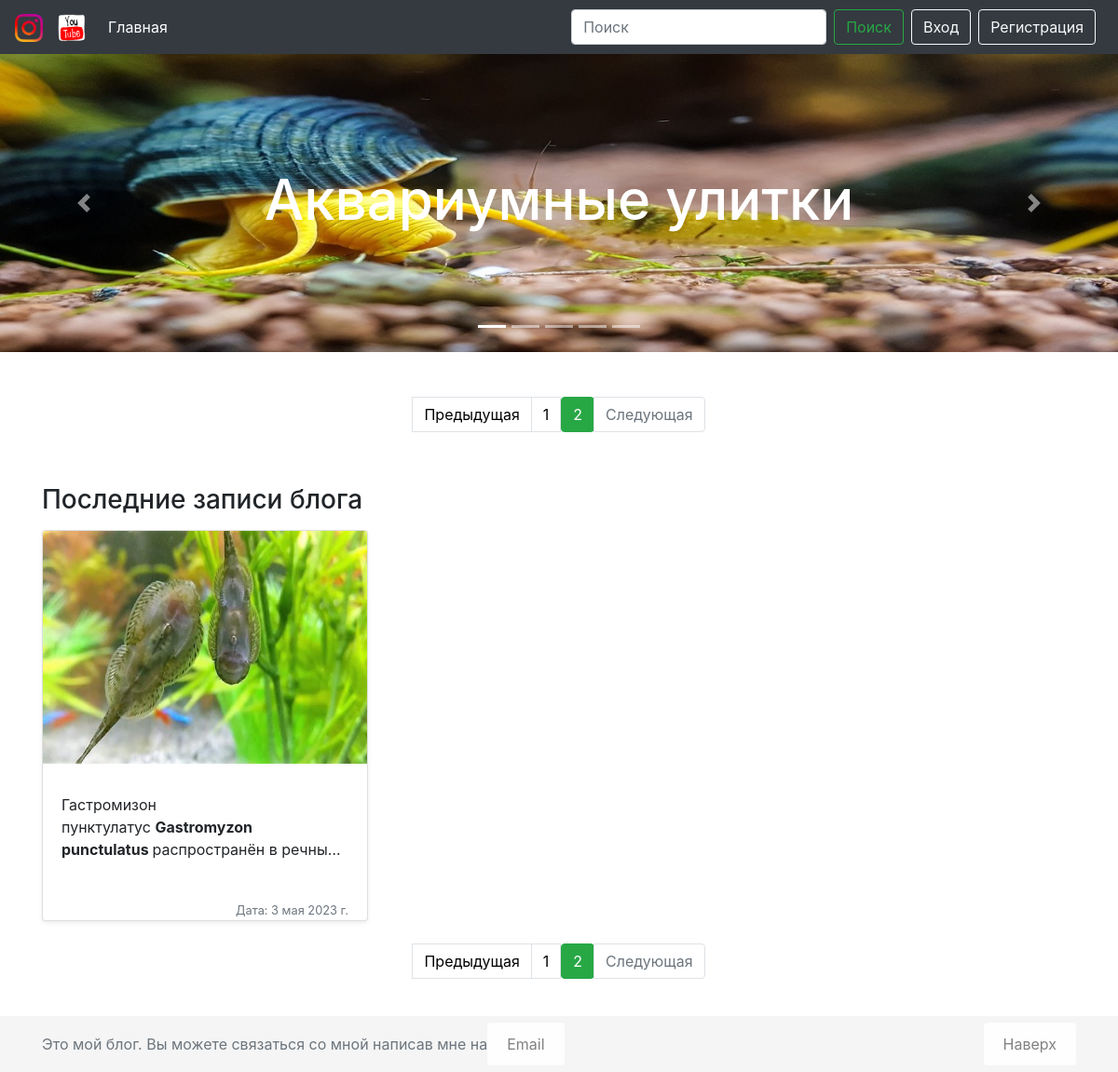
Before: /?page=2 with the older database file.
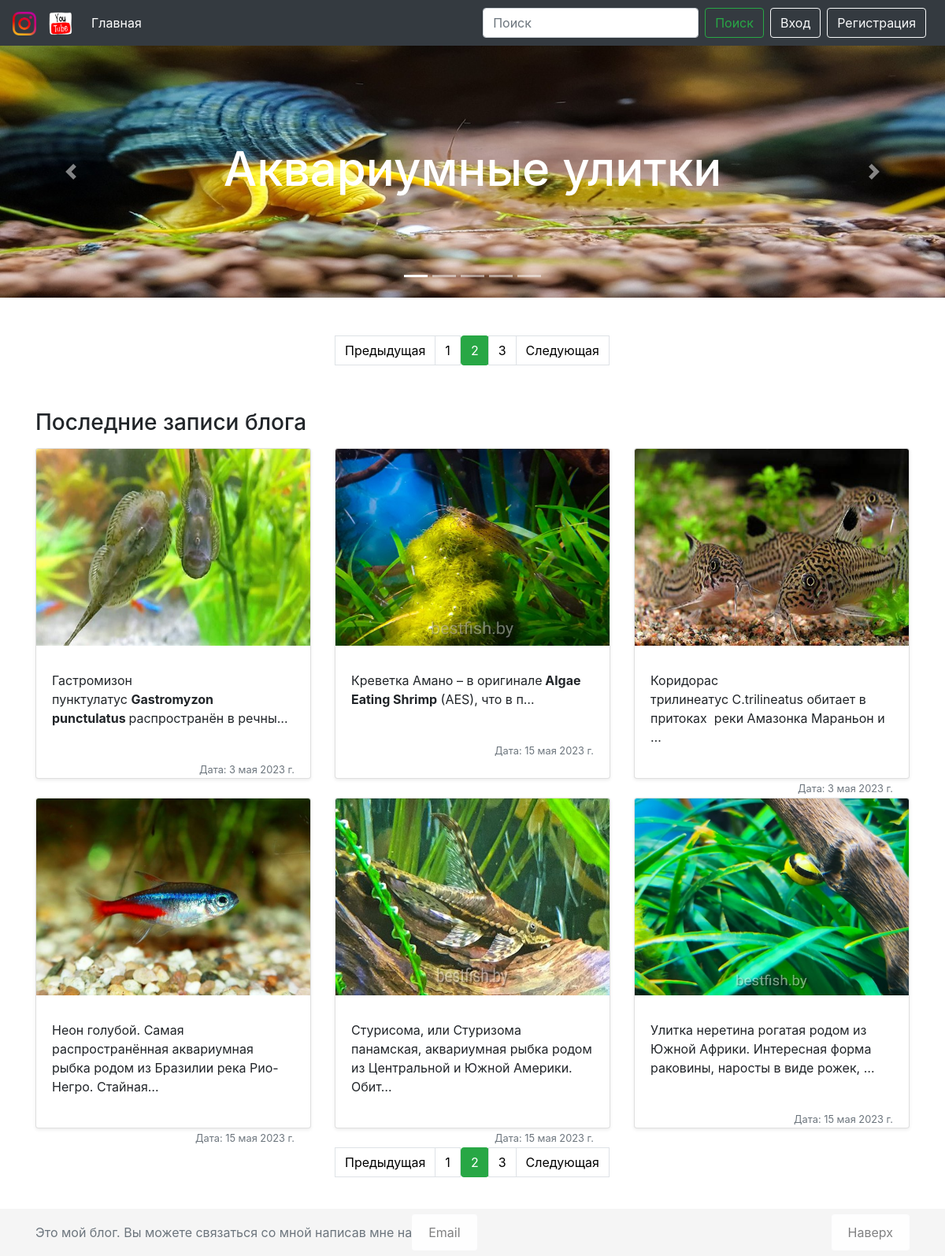
After: the same page with the newer database file.
### myblog/models.py (models this page shows, shortened)
class Post(models.Model):
    title = models.CharField(max_length=200, verbose_name="Заголовок:")
    url = models.SlugField(verbose_name='URL-адрес(авто):')
    description = RichTextUploadingField(verbose_name='Описание')
    content = RichTextUploadingField(verbose_name='Подробное описание:')
    options = RichTextUploadingField(verbose_name='Параметры содержания:')
    image = models.ImageField(verbose_name='Фото:')
    created_at = models.DateField(default=timezone.now, verbose_name='Дата создания:')
    author = models.ForeignKey(User, on_delete=models.CASCADE, default=User.objects.all, verbose_name='Автор:')
    keyword = models.CharField(max_length=200, default='123', verbose_name='Слова для поиска:')
    objects = models.Model
    class Meta:
        verbose_name = 'Пост главной страницы'
        verbose_name_plural = 'Посты на главной странице'

### myblog/views.py (the view)
# urls.py: path('', MainView.as_view(), name='index'),
class MainView(View):
    @staticmethod
    def get(request, *args, **kwargs):
        posts = Post.objects.all()
        paginator = Paginator(posts, 6)
        page_number = request.GET.get('page')
        page_obj = paginator.get_page(page_number)
        posts_forum = ForumPost.objects.all()
        paginator_forum = Paginator(posts_forum, 3)  # Для последних записей блога.
        page_number_forum = request.GET.get('page')
        page_obj_forum = paginator_forum.get_page(page_number_forum)
        context = {
            'page_obj': page_obj,
            'page_obj_forum': page_obj_forum,
        }
        return render(request, 'myblog/home.html', context=context)

### templates/myblog/home.html (shortened to what this page needs)
{% extends './base.html' %}
{% load static %}
{% block header %}
{% include './block/slider.html' %}
{% endblock %}
{% block pagination_1 %}
{% if page_obj_forum %}
<div>
    <br>
    <br>
    <nav aria-label="Paginate me">
        <ul class="pagination justify-content-center">
            {% if page_obj.has_previous %}
            <a class="page-link dark" href="?page={{ page_obj.previous_page_number }}" tabindex="-1">Предыдущая</a>
            {% else %}
            <li class="page-item disabled">
                <a class="page-link disabled" href="#" tabindex="-1">Предыдущая</a>
            </li>
            {% endif %}
            {% for i in page_obj.paginator.page_range %}
            {% if i == page_obj.number %}
            <li class="page-item active"><a class="btn btn-success" href="?page={{ i }}">{{ i }}</a></li>
            {% else %}
            <li class="page-item"><a class="page-link dark" href="?page={{ i }}">{{ i }}</a></li>
            {% endif %}
            {% endfor %}
            {% if page_obj.has_next %}
            <a class="page-link dark" href="?page={{ page_obj.next_page_number }}">Следующая</a>
            {% else %}
            <li class="page-item disabled">
                <a class="page-link dark" href="#">Следующая</a>
            </li>
            {% endif %}
        </ul>
    </nav>
    <br>
</div>
{% endif %}
{% endblock pagination_1 %}
{% block content %}
<div class="container">
    {% if page_obj %}
    <h3 class="my-3">Последние записи блога</h3>
    {% else %}
    <h3 class="my-3">В блоге пока нет записей.</h3>
    {% endif %}
    <div class="row">
        {% for post in page_obj %}
        <div class="col-md-4">
            <div class="card mb-4 shadow-sm for_content">
                <a href="{% url 'post_detail' slug=post.url %}"><img src="media/{{ post.image }}" alt=""
                                                                     class="card-img-top foto"></a>
                <div class="card-body">
                    {{ post.description|safe|truncatechars:100 }}
                    <br>
                    <br>
                    <div class="d-flex justify-content-between align-items-center">
                        <div>
                            <small class="text-muted">Дата: {{ post.created_at }}</small>
                        </div>
                    </div>
                </div>
            </div>
        </div>
        {% endfor %}
    </div>
</div>
{% endblock content %}
{% block pagination_2 %}
{% if page_obj_forum %}
<nav aria-label="Paginate me">
    <ul class="pagination justify-content-center">
        {% if page_obj.has_previous %}
        <a class="page-link dark" href="?page={{ page_obj.previous_page_number }}" tabindex="-1">Предыдущая</a>
        {% else %}
        <li class="page-item disabled">
            <a class="page-link disabled" href="#" tabindex="-1">Предыдущая</a>
        </li>
        {% endif %}
        {% for i in page_obj.paginator.page_range %}
        {% if i == page_obj.number %}
        <li class="page-item active"><a class="btn btn-success" href="?page={{ i }}">{{ i }}</a></li>
        {% else %}
        <li class="page-item"><a class="page-link dark" href="?page={{ i }}">{{ i }}</a></li>
        {% endif %}
        {% endfor %}
        {% if page_obj.has_next %}
        <a class="page-link dark" href="?page={{ page_obj.next_page_number }}">Следующая</a>
        {% else %}
        <li class="page-item disabled">
            <a class="page-link dark" href="#">Следующая</a>
        </li>
        {% endif %}
    </ul>
</nav>
{% endif %}
<br>
{% endblock pagination_2 %}

### templates/myblog/base.html (shortened to what this page needs)
<!doctype html>
{% load static %}
<html lang="en">
<head>
    <link rel="stylesheet" href="https://cdn.jsdelivr.net/npm/bootstrap@4.5.3/dist/css/bootstrap.min.css"
>
    <link rel="stylesheet" href="{% static 'css/style.css' %}">
</head>
<body>
{% block navbar %}
{% include './block/navbar.html' %}
{% endblock navbar %}
{% block header %}{% endblock header %}
{% block pagination_1 %}{% endblock pagination_1 %}
{% block content %}{% endblock content %}
{% block pagination_2 %}{% endblock pagination_2 %}
{% include './block/footer.html' %}
</body>
</html>

### templates/myblog/block/navbar.html (shortened to what this page needs)
{% load static %}
<nav class="navbar navbar-expand-lg navbar-dark bg-dark sticky-top">
    <a href="https://www.instagram.com/vitali_mitor/" class="navbar-brand">
        <img src="{% static '/img/Instagram.png' %}" width="30" height="30"
             alt="logo">
    </a>
    <a href="https://www.youtube.com/channel/UCGY2BNxOBsHUS9XScGYMhHQ" class="navbar-brand">
        <img src="{% static '/img/Youtube.png' %}" width="30" height="30" alt="logo">
    </a>
    <div class="collapse navbar-collapse" id="navbarSupportedContent">
        <ul class="navbar-nav mr-auto">
            <li class="nav-item active">
                <a href="{% url 'index' %}" class="nav-link">Главная</a>
            </li>
        </ul>
        <form action="{% url 'search_results' %}" method="get" class="form-inline my-2 my-lg-0">
            <input name="q" type="text" class="form-control mr-sm-2" placeholder="Поиск" aria-label="Поиск">
            <button class="btn btn-outline-success my-2 my-sm-0 mr-2" type="submit">Поиск</button>
        </form>
        {% if user.is_authenticated %}
        <span class="navbar-text mr-2">{{ user }}</span>
        <a href="{% url 'forum' %}" class="btn btn-outline-light mr-2">Форум</a>
        <a href="{% url 'signout' %}" class="btn btn-outline-light">Выход</a>
        {% else %}
        <a href="{% url 'signin' %}" class="btn btn-outline-light mr-2">Вход</a>
        <a href="{% url 'signup' %}" class="btn btn-outline-light mr-2">Регистрация</a>
        {% endif %}
    </div>
</nav>

### templates/myblog/block/slider.html (shortened to what this page needs)
{% load static %}
<div class="container-fluid home-slider">
    <div id="carouselExampleCaptions" class="carousel slide" data-ride="carousel">
        <ol class="carousel-indicators">
            <li data-target="#carouselExampleCaptions" data-slide-to="0" class="active"></li>
            <li data-target="#carouselExampleCaptions" data-slide-to="1"></li>
            <li data-target="#carouselExampleCaptions" data-slide-to="2"></li>
            <li data-target="#carouselExampleCaptions" data-slide-to="3"></li>
            <li data-target="#carouselExampleCaptions" data-slide-to="4"></li>
        </ol>
        <div class="carousel-inner">
            <div class="carousel-item active">
                <a href="http://127.0.0.1:8000/search/?q=%D1%83%D0%BB%D0%B8%D1%82%D0%BA%D0%B0">
                    <img src="{% static 'img/ylitki.jpg' %}" class="d-block w-100" alt="Улитки">
                    <div class="carousel-caption d-none d-md-block">
                        <h5>Аквариумные улитки</h5>
                    </div>
                </a>
            </div>
        </div>
        <a class="carousel-control-prev" href="#carouselExampleCaptions" role="button" data-slide="prev">
            <span class="carousel-control-prev-icon" aria-hidden="true"></span>
        </a>
        <a class="carousel-control-next" href="#carouselExampleCaptions" role="button" data-slide="next">
            <span class="carousel-control-next-icon" aria-hidden="true"></span>
        </a>
    </div>
</div>

### templates/myblog/block/footer.html
{% load static %}
<footer class="footer">
  <div class="container">
    <p class="float-right">
      <a class="alert alert-light" href="#">Наверх</a>
    </p>
    <span class="text-muted">Это мой блог. Вы можете связаться со мной написав мне на<a href="{% url 'contact' %}" class="alert alert-light">Email</a></span>
  </div>
</footer>

### static/css/style.css (style rules this page uses)
body { margin-bottom: 60px; }
html { position: relative; min-height: 100%; }
.home-slider { padding: 0; }
.home-slider h5 { font-size: 60px; }
.carousel-caption { bottom: 100px; }
.carousel-item { height: 20rem; }
footer { position: absolute; bottom: 0; width: 100%; height: 60px; line-height: 60px; background-color: #f5f5f5; }
.foto { height: 250px; }
.for_content { height: 420px; }
.dark { color: black; }

Changed rows visible on the page:
added Post: image (picture), description "Креветка Амано – в оригинале Algae Eating Shrimp (AES), что в п…", created_at "15 мая 2023 г."
added Post: image (picture), description "Коридорас трилинеатус C.trilineatus обитает в притоках реки Амазонка Мараньон и …", created_at "3 мая 2023 г."
added Post: image (picture), description "Неон голубой. Самая распространённая аквариумная рыбка родом из Бразилии река Рио-Негро. Стайная…", created_at "15 мая 2023 г."
added Post: image (picture), description "Стурисома, или Стуризома панамская, аквариумная рыбка родом из Центральной и Южной Америки. Обит…", created_at "15 мая 2023 г."
added Post: image (picture), description "Улитка неретина рогатая родом из Южной Африки. Интересная форма раковины, наросты в виде рожек, …", created_at "15 мая 2023 г."
Other visible differences:
new list line: "3"
